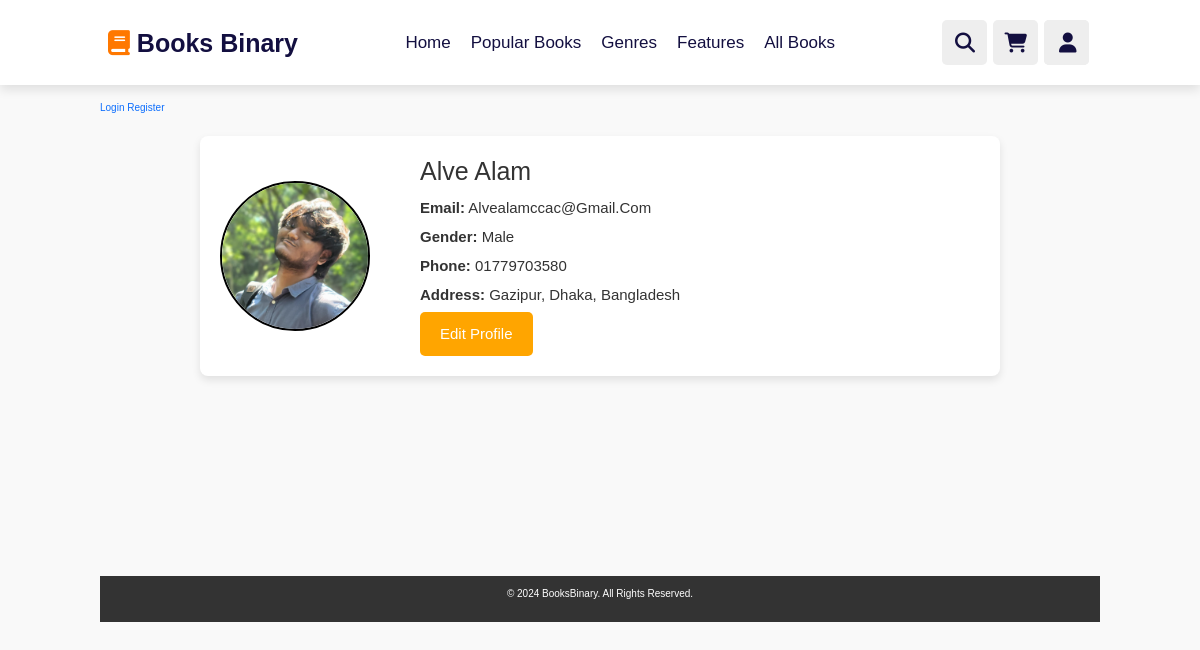
Page /profile.php?user_id=1 on the committed database.
### tables this page shows
CREATE TABLE `users` (
  `Id` int(10) NOT NULL,
  `firstName` varchar(50) NOT NULL,
  `lastName` varchar(50) NOT NULL,
  `email` varchar(50) NOT NULL,
  `password` varchar(50) NOT NULL,
  `Gender` varchar(50) NOT NULL,
  `PhoneNumber` varchar(100) NOT NULL,
  `Address` varchar(500) NOT NULL,
  `user_image` varchar(50) NOT NULL
);

### profile.php (the view, shortened to what this page needs)
<?php
require './connect.php';
$user_id = $_SESSION['user_id'];
$userid = $_GET['user_id'];
$user = "SELECT * FROM users WHERE Id=$userid";
$result = mysqli_query($conn,$user);
$users = mysqli_fetch_all( $result );
?>
<!DOCTYPE html>
<html lang="en">
<head>
    <link rel="stylesheet" href="https://cdnjs.cloudflare.com/ajax/libs/font-awesome/6.6.0/css/all.min.css" />
    <link href="https://cdn.jsdelivr.net/npm/bootstrap@5.3.3/dist/css/bootstrap.min.css" rel="stylesheet">
    <link rel="stylesheet" href="books.css">
    <link rel="stylesheet" href="homestyle.css">
    <link rel="stylesheet" href="profile.css">
</head>
<body>
<?php if (isset($_SESSION['user_id'])): ?>
<?php else: ?>
<a href="login.php">Login</a>
<a href="register.php">Register</a>
<?php endif; ?>
<header class="header">
<a href="/IP_Lab/booksBinary/" class="logo"><i class="fas fa-book"></i> Books Binary</a>
<nav class="navbar">
        <a href="/IP_Lab/booksBinary/#home">Home</a>
        <a href="/IP_Lab/booksBinary/#mostsells">Popular Books</a>
        <a href="/IP_Lab/booksBinary/#genres">Genres</a>
        <a href="/IP_Lab/booksBinary/#features">Features</a>
        <a href="all.php">All Books</a>
    </nav>
<div class="icons">
    <div class="fas fa-search" id="search-btn"></div>
    <a href="cart.php?user_id=<?php echo $user_id?>"><div class="fas fa-shopping-cart" id="cart-btn"></div></a>
    <div class="dropdown">
<div class="fas fa-user" id="login-btn">
<a href="profile.php?user_id=<?php echo $user_id?>" style="color:White"><span id="username-display"> </span></a>
</div>
</div>
</div>
    </header>
    <main class="profile-page">
        <div class="profile-container">
            <?php foreach($users as $u){?>
                <div class="profile-picture">
                <img src="./images/<?php echo $u['8']?>" alt="User Avatar">
            </div>
            <div class="profile-details">
                <h1 id="name-display"><?php echo $u['1']?> <?php echo $u['2']?></h1>
                <p><strong>Email:</strong> <span id="email-display"><?php echo $u['3']?></span></p>
                <p><strong>Gender:</strong> <span id="gender-display"><?php echo $u['5']?></span></p>
                <p><strong>Phone:</strong> <span id="phone-display"><?php echo $u['6']?></span></p>
                <p><strong>Address:</strong> <span id="address-display"><?php echo $u['7']?></span></p>
                <button id="edit-profile-btn" class="edit-profile-btn">Edit Profile</button>
            </div>
            <?php } ?>
        </div>
    </main>
    <footer style="margin-top:20%">
        <div class="footer-content">
            <p>&copy; 2024 BooksBinary. All Rights Reserved.</p>
        </div>
    </footer>
</body>
</html>

### books.css (style rules this page uses)
:root { --orange:#ff7800; --black: #130f40; --light-color: #666; --box-shadow: 0 .5rem 1rem rgba(0,0,0,.1); --border: .2rem solid rgba(0,0,0,.1); --outline: .1rem solid rgba(0,0,0,.1); --outline-hover: 3px solid var(--black); }
* { font-family: 'Poppins', sans-serif; margin: 0; padding: 0; box-sizing: border-box; outline:none; border: none; text-decoration: none; text-transform: capitalize; transition: all .2s linear; }
html { font-size: 62.5%; overflow-x: hidden; scroll-behavior: smooth; scroll-padding-top: 7rem; }
a { text-decoration: none; }
body { background: #eee; }
.header { position: fixed; top: 0; left: 0; right: 0; z-index: 1000; display: flex; align-items: center; justify-content: space-between; padding: 2rem 9%; background: #fff; box-shadow: var(--box-shadow); }
.header .logo { font-size: 2.5rem; font-weight: bolder; color: var(--black); }
.header .logo i { color: var(--orange); }
.header .navbar a { font-size: 1.7rem; margin: 0 1rem; color: var(--black); }
.header .icons div { height:4.5rem; width:4.5rem; line-height:4.5rem; border-radius: .5rem; background: #eee; color: var(--black); font-size: 2rem; margin-right: .3rem; text-align: center; cursor: pointer; }
.dropdown { position: relative; display: inline-block; }
#login-btn { display: flex; align-items: center; padding: 1.5rem; }
footer { background-color: #333; color: white; text-align: center; padding: 10px 20px; margin-top: 20px; }

### homestyle.css (style rules this page uses)
:root { --orange:#ff7800; --black: #130f40; --light-color: #666; --box-shadow: 0 .5rem 1rem rgba(0,0,0,.1); --border: .2rem solid rgba(0,0,0,.1); --outline: .1rem solid rgba(0,0,0,.1); --outline-hover: 5px solid var(--black); }
* { font-family: 'Poppins', sans-serif; margin: 0; padding: 0; box-sizing: border-box; outline:none; border: none; text-decoration: none; text-transform: capitalize; transition: all .2s linear; }
html { font-size: 62.5%; overflow-x: hidden; scroll-behavior: smooth; scroll-padding-top: 7rem; }
a { text-decoration: none; }
body { background: #eee; }
.header { position: fixed; top: 0; left: 0; right: 0; z-index: 1000; display: flex; align-items: center; justify-content: space-between; padding: 2rem 9%; background: #fff; box-shadow: var(--box-shadow); }
.header .logo { font-size: 2.5rem; font-weight: bolder; color: var(--black); }
.header .logo i { color: var(--orange); }
.header .navbar a { font-size: 1.7rem; margin: 0 1rem; color: var(--black); }
.header .icons div { height:4.5rem; width:4.5rem; line-height:4.5rem; border-radius: .5rem; background: #eee; color: var(--black); font-size: 2rem; margin-right: .3rem; text-align: center; cursor: pointer; }
.dropdown { position: relative; display: inline-block; }
#login-btn { display: flex; align-items: center; padding: 1.5rem; }

### profile.css (style rules this page uses)
* { margin: 0; padding: 0; box-sizing: border-box; }
body { font-family: Arial, sans-serif; background-color: #f9f9f9; color: #333; line-height: 1.6; margin: 100px; }
.profile-page { max-width: 800px; margin: 20px auto; padding: 20px; background-color: #fff; border-radius: 8px; box-shadow: 0 4px 8px rgba(0, 0, 0, 0.1); display: flex; flex-direction: column; align-items: center; gap: 20px; }
.profile-container { display: flex; align-items: center; gap: 50px; width: 100%; }
.profile-picture img { width: 150px; height: 150px; border-radius: 50%; border: 2px solid rgb(0, 0, 0); object-fit: cover; }
.profile-details { flex: 1; }
.profile-details h1 { font-size: 2.5rem; margin-bottom: 10px; }
.profile-details p { margin: 5px 0; font-size: 1.5rem; }
.edit-profile-btn, .save-profile-btn { background-color: orange; color: white; border: none; padding: 10px 20px; font-size: 1.5rem; border-radius: 5px; cursor: pointer; transition: background-color 0.3s ease; }

### rows in the picture
users: user_image (picture), firstName "Alve", lastName "Alam", email "Alvealamccac@gmail.com", Gender "Male", PhoneNumber "01779703580", Address "Gazipur, Dhaka, Bangladesh"
